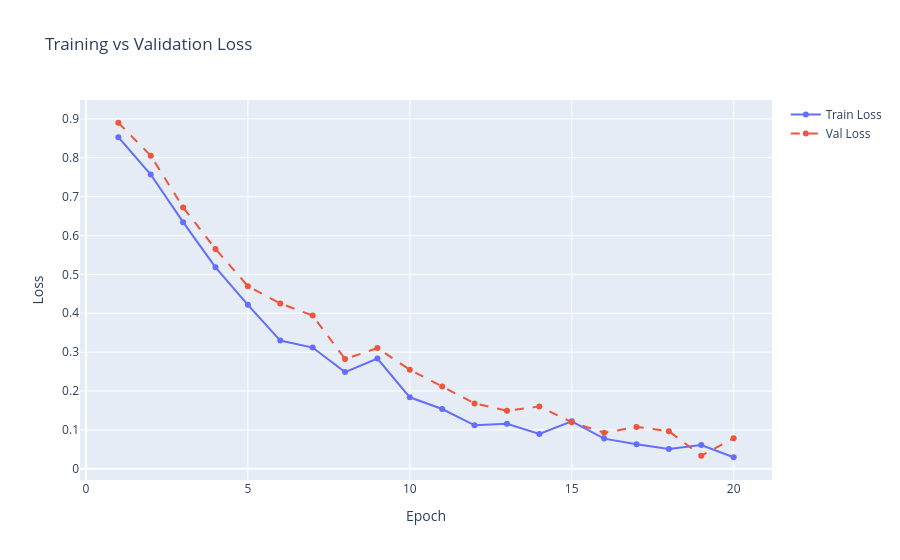

Source (notebook cell):
### Code cell
# --- Line chart (training curves, time series, model metrics over epochs) ---
epochs = list(range(1, 21))
train_loss = [1.0 * (0.85 ** i) + np.random.normal(0, 0.02) for i in epochs]
val_loss   = [1.0 * (0.87 ** i) + np.random.normal(0, 0.03) for i in epochs]

fig = go.Figure()
fig.add_trace(go.Scatter(x=epochs, y=train_loss, mode='lines+markers', name='Train Loss'))
fig.add_trace(go.Scatter(x=epochs, y=val_loss,   mode='lines+markers', name='Val Loss',
                         line=dict(dash='dash')))
fig.update_layout(title='Training vs Validation Loss', xaxis_title='Epoch', yaxis_title='Loss')
fig.show()

### Figure 1 — Plotly figure (JSON) as saved in the notebook; plotly's stock layout.template omitted (floating-point values rounded to 4 significant figures)
{"data": [{"mode": "lines+markers", "name": "Train Loss", "type": "scatter", "x": [1, 2, 3, 4, 5, 6, 7, 8, 9, 10, 11, 12, 13, 14, 15, 16, 17, 18, 19, 20], "y": [0.8529, 0.7568, 0.6343, 0.5181, 0.4218, 0.3297, 0.3118, 0.2488, 0.2836, 0.1839, 0.1538, 0.1118, 0.1156, 0.08948, 0.1221, 0.07762, 0.06294, 0.05095, 0.06132, 0.02971]}, {"line": {"dash": "dash"}, "mode": "lines+markers", "name": "Val Loss", "type": "scatter", "x": [1, 2, 3, 4, 5, 6, 7, 8, 9, 10, 11, 12, 13, 14, 15, 16, 17, 18, 19, 20], "y": [0.89, 0.8053, 0.6723, 0.5654, 0.4698, 0.4254, 0.3941, 0.2822, 0.3105, 0.2547, 0.2117, 0.1682, 0.1493, 0.1602, 0.12, 0.09269, 0.1078, 0.09678, 0.03346, 0.07886]}], "layout": {"title": {"text": "Training vs Validation Loss"}, "xaxis": {"title": {"text": "Epoch"}}, "yaxis": {"title": {"text": "Loss"}}}}
